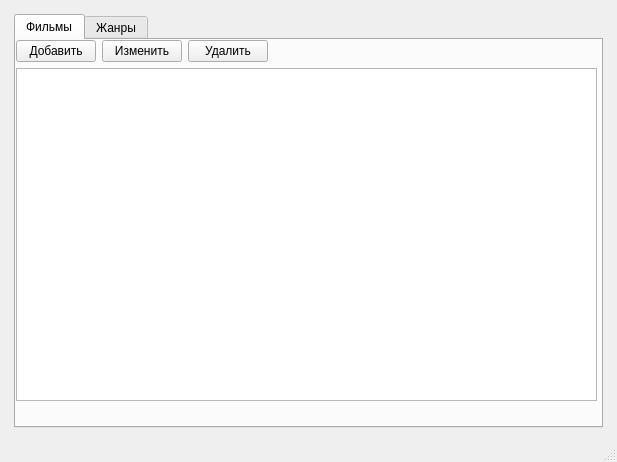
<?xml version="1.0" encoding="UTF-8"?>
<ui version="4.0">
 <class>MainWindow</class>
 <widget class="QMainWindow" name="MainWindow">
  <property name="geometry">
   <rect>
    <x>0</x>
    <y>0</y>
    <width>617</width>
    <height>462</height>
   </rect>
  </property>
  <property name="windowTitle">
   <string>Фильмотека</string>
  </property>
  <widget class="QWidget" name="centralwidget">
   <property name="autoFillBackground">
    <bool>false</bool>
   </property>
   <layout class="QGridLayout" name="gridLayout">
    <property name="spacing">
     <number>12</number>
    </property>
    <item row="0" column="0">
     <layout class="QVBoxLayout" name="verticalLayout">
      <property name="leftMargin">
       <number>5</number>
      </property>
      <property name="topMargin">
       <number>5</number>
      </property>
      <property name="rightMargin">
       <number>5</number>
      </property>
      <property name="bottomMargin">
       <number>3</number>
      </property>
      <item>
       <widget class="QTabWidget" name="tabWidget">
        <property name="currentIndex">
         <number>0</number>
        </property>
        <widget class="QWidget" name="tab_Films">
         <attribute name="title">
          <string>Фильмы</string>
         </attribute>
         <widget class="QWidget" name="layoutWidget">
          <property name="geometry">
           <rect>
            <x>0</x>
            <y>0</y>
            <width>581</width>
            <height>361</height>
           </rect>
          </property>
          <layout class="QVBoxLayout" name="verticalLayout_2">
           <item>
            <layout class="QHBoxLayout" name="horizontalLayout">
             <item>
              <widget class="QPushButton" name="pB_AddFilm">
               <property name="text">
                <string>Добавить</string>
               </property>
              </widget>
             </item>
             <item>
              <widget class="QPushButton" name="pB_EditFilm">
               <property name="text">
                <string>Изменить</string>
               </property>
              </widget>
             </item>
             <item>
              <widget class="QPushButton" name="pB_DelFilm">
               <property name="text">
                <string>Удалить</string>
               </property>
              </widget>
             </item>
             <item>
              <spacer name="horizontalSpacer">
               <property name="orientation">
                <enum>Qt::Horizontal</enum>
               </property>
               <property name="sizeHint" stdset="0">
                <size>
                 <width>40</width>
                 <height>20</height>
                </size>
               </property>
              </spacer>
             </item>
            </layout>
           </item>
           <item>
            <widget class="QTableWidget" name="tW_Films">
             <property name="selectionMode">
              <enum>QAbstractItemView::SingleSelection</enum>
             </property>
             <property name="selectionBehavior">
              <enum>QAbstractItemView::SelectRows</enum>
             </property>
            </widget>
           </item>
          </layout>
         </widget>
        </widget>
        <widget class="QWidget" name="tab_genres">
         <attribute name="title">
          <string>Жанры</string>
         </attribute>
         <widget class="QWidget" name="layoutWidget">
          <property name="geometry">
           <rect>
            <x>0</x>
            <y>0</y>
            <width>581</width>
            <height>361</height>
           </rect>
          </property>
          <layout class="QVBoxLayout" name="verticalLayout_3">
           <item>
            <layout class="QHBoxLayout" name="horizontalLayout_2">
             <item>
              <widget class="QPushButton" name="pB_AddGenre">
               <property name="text">
                <string>Добавить</string>
               </property>
              </widget>
             </item>
             <item>
              <widget class="QPushButton" name="pB_EditGenre">
               <property name="text">
                <string>Изменить</string>
               </property>
              </widget>
             </item>
             <item>
              <widget class="QPushButton" name="pB_DelGenre">
               <property name="text">
                <string>Удалить</string>
               </property>
              </widget>
             </item>
             <item>
              <spacer name="horizontalSpacer_2">
               <property name="orientation">
                <enum>Qt::Horizontal</enum>
               </property>
               <property name="sizeHint" stdset="0">
                <size>
                 <width>40</width>
                 <height>20</height>
                </size>
               </property>
              </spacer>
             </item>
            </layout>
           </item>
           <item>
            <widget class="QTableWidget" name="tW_Genres">
             <property name="selectionMode">
              <enum>QAbstractItemView::SingleSelection</enum>
             </property>
             <property name="selectionBehavior">
              <enum>QAbstractItemView::SelectRows</enum>
             </property>
            </widget>
           </item>
          </layout>
         </widget>
        </widget>
       </widget>
      </item>
     </layout>
    </item>
   </layout>
  </widget>
  <widget class="QMenuBar" name="menubar">
   <property name="geometry">
    <rect>
     <x>0</x>
     <y>0</y>
     <width>617</width>
     <height>23</height>
    </rect>
   </property>
  </widget>
  <widget class="QStatusBar" name="statusbar"/>
 </widget>
 <resources/>
 <connections/>
</ui>
